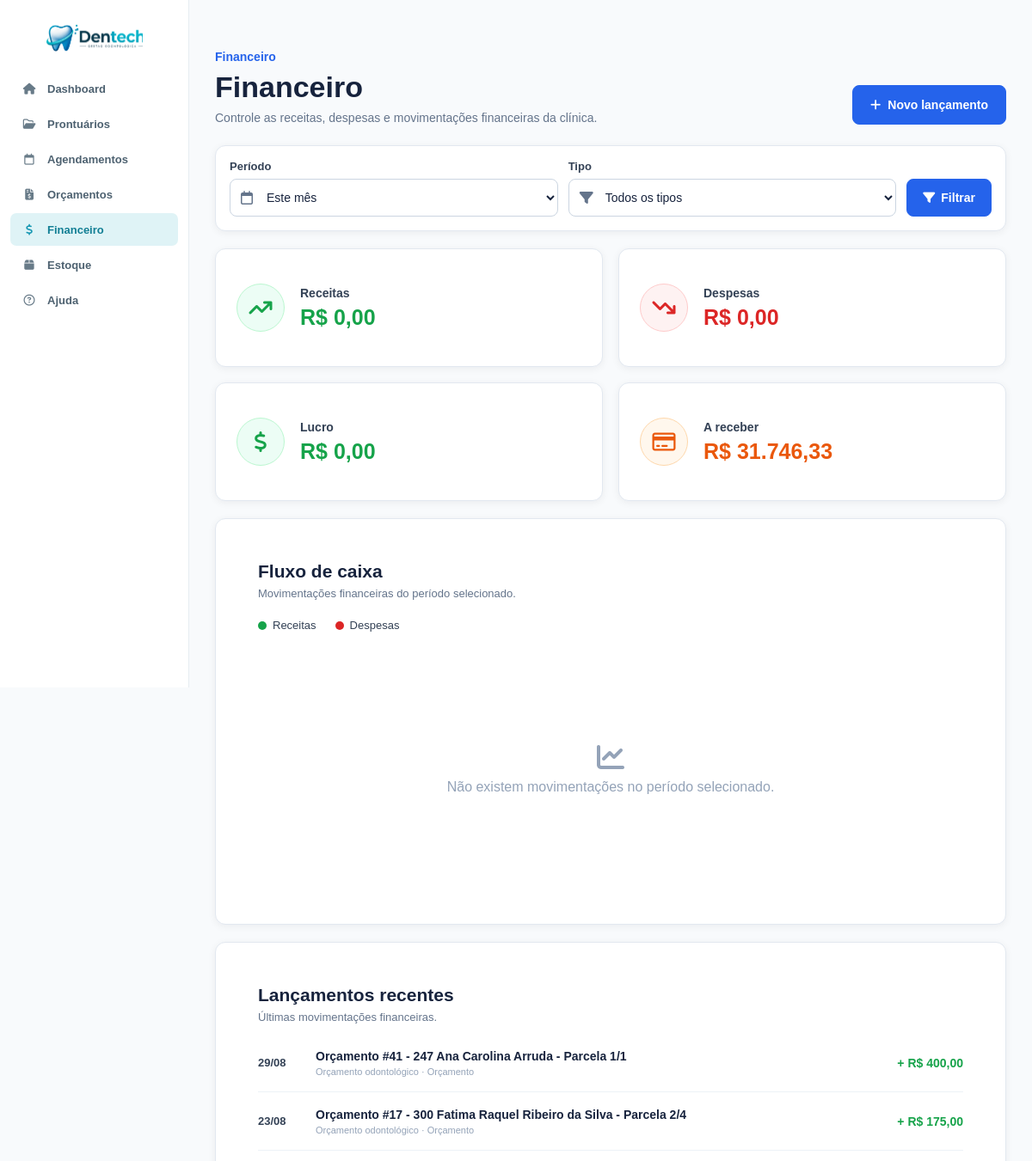
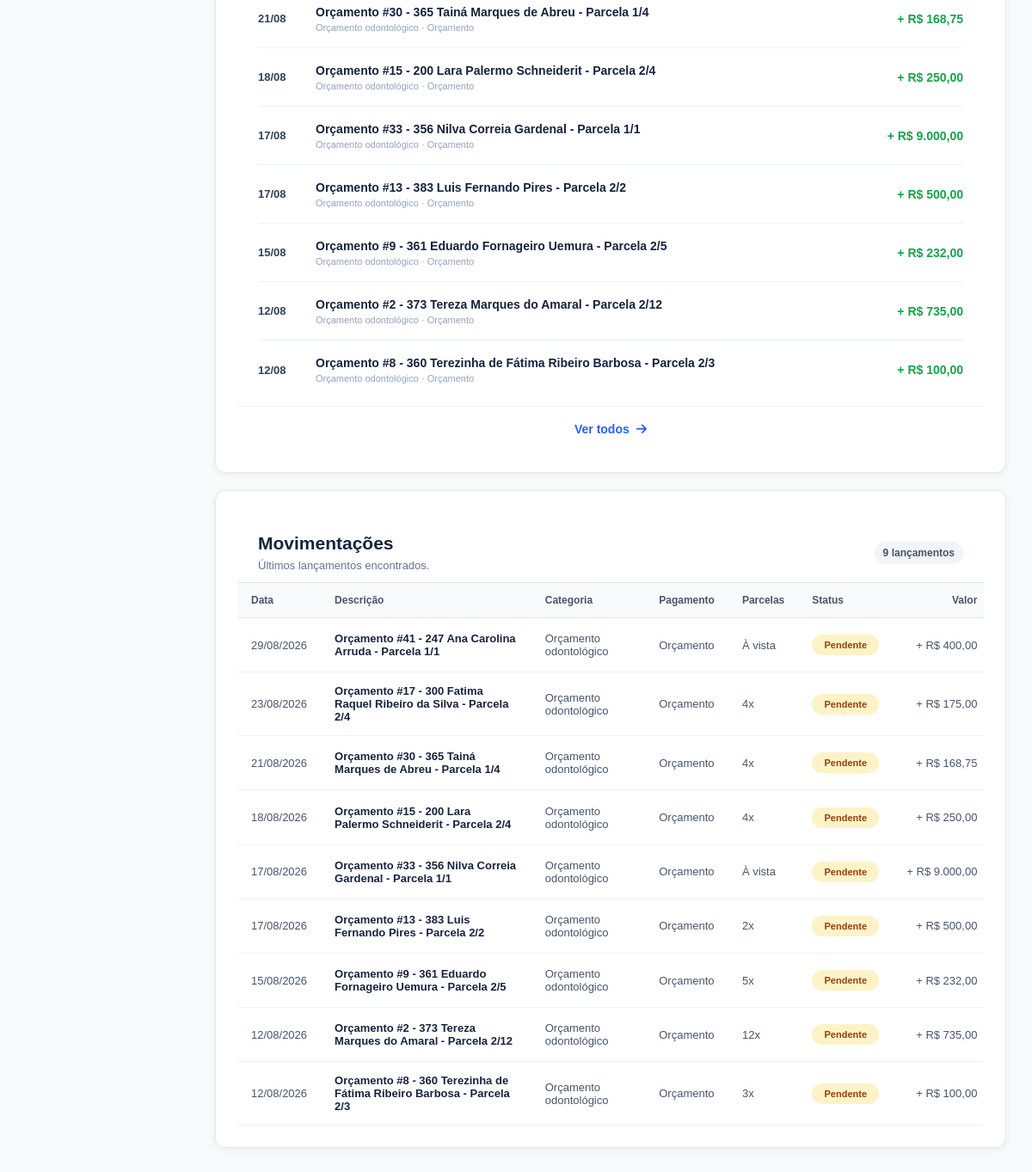
Page /financeiro.php (signed in) on the earlier database version (2 pictures, top to bottom).
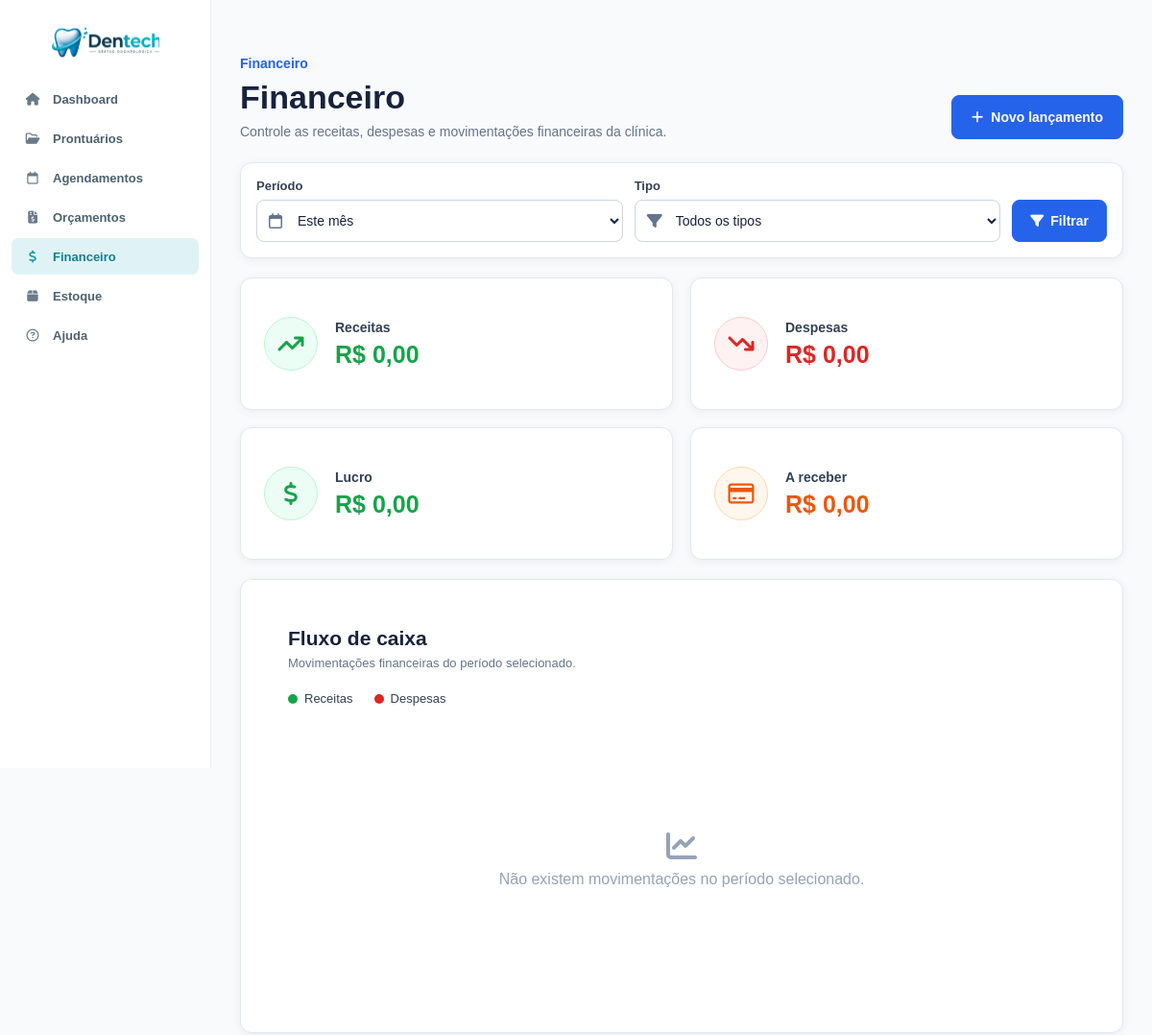
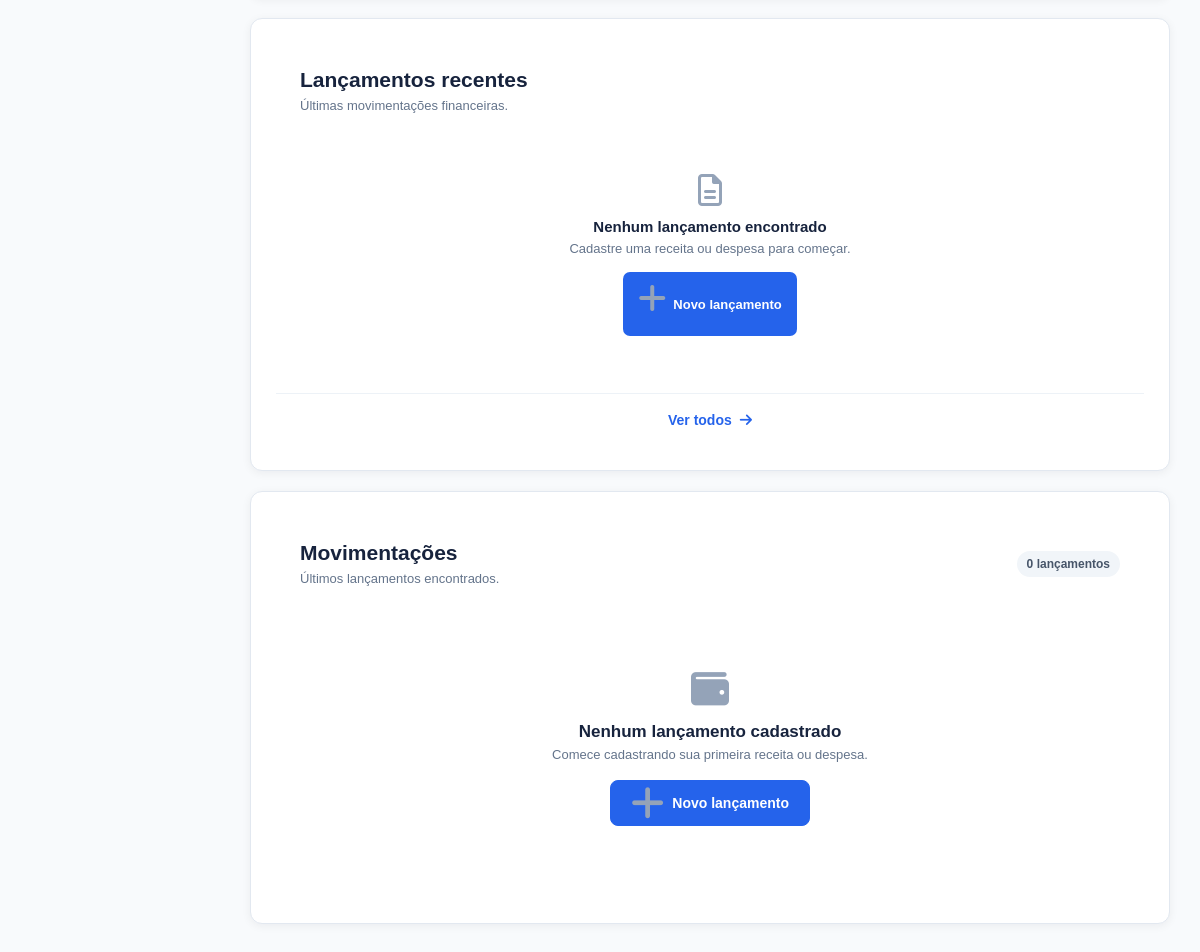
Same page on the later database version (2 pictures, top to bottom).
### tables this page shows
CREATE TABLE `parcelas` (
  `id` int NOT NULL AUTO_INCREMENT,
  `orcamento_id` int NOT NULL,
  `numero_parcela` tinyint NOT NULL,
  `valor` decimal(10,2) NOT NULL,
  `vencimento` date NOT NULL,
  `status` enum('pendente','paga','atrasada') DEFAULT 'pendente',
  `data_pagamento` date DEFAULT NULL,
  PRIMARY KEY (`id`),
  KEY `idx_orcamento` (`orcamento_id`),
  CONSTRAINT `parcelas_ibfk_1` FOREIGN KEY (`orcamento_id`) REFERENCES `orcamentos` (`id`) ON DELETE CASCADE
);

### financeiro.php (the view, shortened to what the changed rows need)
<?php
require_once 'conexao/conexao.php';
$periodo = $_GET['periodo'] ?? 'mes';
$pdo->exec("
    UPDATE parcelas p
    INNER JOIN orcamentos o
        ON o.id = p.orcamento_id
    SET p.status = 'atrasada'
    WHERE LOWER(TRIM(COALESCE(o.status, ''))) IN ('aceito', 'confirmado')
      AND LOWER(TRIM(COALESCE(p.status, ''))) = 'pendente'
      AND p.vencimento < CURDATE()
");
function condicoesPeriodo(string $expressao, string $periodo): array
{
    return match ($periodo) {
        'hoje' => [
            "DATE($expressao) = CURDATE()"
        ],
        '7dias' => [
            "$expressao >= DATE_SUB(CURDATE(), INTERVAL 6 DAY)",
            "$expressao <= CURDATE()"
        ],
        '30dias' => [
            "$expressao >= DATE_SUB(CURDATE(), INTERVAL 29 DAY)",
            "$expressao <= CURDATE()"
        ],
        'todos' => [],
        default => [
            "YEAR($expressao) = YEAR(CURDATE())",
            "MONTH($expressao) = MONTH(CURDATE())"
        ]
    };
}
$data_parcela_sql = "
    CASE
        WHEN LOWER(TRIM(COALESCE(p.status, ''))) IN ('paga', 'pago')
             AND p.data_pagamento IS NOT NULL
        THEN p.data_pagamento
        ELSE p.vencimento
    END
";
$where_manuais = [
    "(lf.orcamento_id IS NULL OR lf.orcamento_id = 0)"
];
$params_manuais = [];
foreach (condicoesPeriodo('lf.data', $periodo) as $condicao) {
    $where_manuais[] = $condicao;
}
$stmt_manuais = $pdo->prepare("
    SELECT
        lf.id,
        LOWER(TRIM(COALESCE(lf.tipo, ''))) AS tipo,
        lf.categoria,
        lf.descricao,
        lf.data,
        lf.forma_pagamento,
        lf.valor,
        lf.parcelas,
        LOWER(TRIM(COALESCE(lf.status, ''))) AS status,
        lf.observacoes,
        lf.orcamento_id,
        lf.parcela_id
    FROM lancamentos_financeiros lf
    WHERE " . implode(' AND ', $where_manuais) . "
    ORDER BY lf.data DESC, lf.id DESC
    LIMIT 100
");
$stmt_manuais->execute($params_manuais);
$lancamentos_manuais = $stmt_manuais->fetchAll(PDO::FETCH_ASSOC);
$where_parcelas = [
    "LOWER(TRIM(COALESCE(o.status, ''))) IN ('aceito', 'confirmado')"
];
$params_parcelas = [];
foreach (condicoesPeriodo($data_parcela_sql, $periodo) as $condicao) {
    $where_parcelas[] = $condicao;
}
$stmt_parcelas = $pdo->prepare("
    SELECT
        p.id AS parcela_id,
        p.orcamento_id,
        p.numero_parcela,
        p.valor,
        p.vencimento,
        LOWER(TRIM(COALESCE(p.status, 'pendente'))) AS status_parcela,
        p.data_pagamento,
        o.id AS numero_orcamento,
        COALESCE(pr.paciente, 'Paciente não encontrado') AS paciente,
        (
            SELECT COUNT(*)
            FROM parcelas px
            WHERE px.orcamento_id = p.orcamento_id
        ) AS total_parcelas
    FROM parcelas p
    INNER JOIN orcamentos o
        ON o.id = p.orcamento_id
    LEFT JOIN prontuarios pr
        ON pr.id = o.paciente_id
    WHERE " . implode(' AND ', $where_parcelas) . "
    ORDER BY $data_parcela_sql DESC, p.id DESC
    LIMIT 100
");
$stmt_parcelas->execute($params_parcelas);
$parcelas_orcamentos = $stmt_parcelas->fetchAll(PDO::FETCH_ASSOC);
$lancamentos_orcamentos = [];
foreach ($parcelas_orcamentos as $parcela) {
    $status_parcela = strtolower(
        trim((string)$parcela['status_parcela'])
    );
    if (in_array($status_parcela, ['paga', 'pago'], true)) {
        $status_financeiro = 'pago';
        $data_movimentacao = $parcela['data_pagamento']
            ?: $parcela['vencimento'];
    } elseif ($status_parcela === 'atrasada') {
        $status_financeiro = 'atrasada';
        $data_movimentacao = $parcela['vencimento'];
    } else {
        $status_financeiro = 'pendente';
        $data_movimentacao = $parcela['vencimento'];
    }
    $numero_parcela = (int)$parcela['numero_parcela'];
    $total_parcelas = max(
        1,
        (int)$parcela['total_parcelas']
    );
    $lancamentos_orcamentos[] = [
        'id' => null,
        'tipo' => 'receita',
        'categoria' => 'Orçamento odontológico',
        'descricao' => sprintf(
            'Orçamento #%d - %s - Parcela %d/%d',
            (int)$parcela['numero_orcamento'],
            $parcela['paciente'],
            $numero_parcela,
            $total_parcelas
        ),
        'data' => $data_movimentacao,
        'forma_pagamento' => 'Orçamento',
        'valor' => (float)$parcela['valor'],
        'parcelas' => $total_parcelas,
        'status' => $status_financeiro,
        'observacoes' => null,
        'orcamento_id' => (int)$parcela['orcamento_id'],
        'parcela_id' => (int)$parcela['parcela_id'],
        'origem' => 'orcamento',
        'numero_orcamento' => (int)$parcela['numero_orcamento'],
        'paciente' => $parcela['paciente']
    ];
}
$lancamentos = array_merge(
    $lancamentos_manuais,
    $lancamentos_orcamentos
);
usort($lancamentos, static function ($a, $b) {
    $dataA = strtotime((string)($a['data'] ?? '')) ?: 0;
    $dataB = strtotime((string)($b['data'] ?? '')) ?: 0;
    if ($dataA === $dataB) {
        return ((int)($b['id'] ?? 0))
            <=> ((int)($a['id'] ?? 0));
    }
    return $dataB <=> $dataA;
});
$lancamentos = array_slice($lancamentos, 0, 20);
$a_receber = 0.0;
$stmt_receber_manuais = $pdo->prepare("
    SELECT COALESCE(SUM(lf.valor), 0)
    FROM lancamentos_financeiros lf
    WHERE (lf.orcamento_id IS NULL OR lf.orcamento_id = 0)
      AND LOWER(TRIM(COALESCE(lf.tipo, ''))) = 'receita'
      AND LOWER(TRIM(COALESCE(lf.status, ''))) IN (
          'pendente',
          'atrasada'
      )
");
$stmt_receber_manuais->execute();
$a_receber += (float)(
    $stmt_receber_manuais->fetchColumn() ?: 0
);
$stmt_receber_parcelas = $pdo->prepare("
    SELECT COALESCE(SUM(p.valor), 0)
    FROM parcelas p
    INNER JOIN orcamentos o
        ON o.id = p.orcamento_id
    WHERE LOWER(TRIM(COALESCE(o.status, ''))) IN (
        'aceito',
        'confirmado'
    )
      AND LOWER(TRIM(COALESCE(p.status, ''))) IN (
          'pendente',
          'atrasada'
      )
");
$stmt_receber_parcelas->execute();
$a_receber += (float)(
    $stmt_receber_parcelas->fetchColumn() ?: 0
);
function moedaBR($valor): string
{
    return 'R$ ' . number_format(
        (float)$valor,
        2,
        ',',
        '.'
    );
}
function dataBR($data): string
{
    $timestamp = strtotime($data);
    return $timestamp
        ? date('d/m/Y', $timestamp)
        : '—';
}
function classeStatus($status): string
{
    return match (strtolower(trim((string)$status))) {
        'pago', 'paga' => 'status-pago',
        'pendente' => 'status-pendente',
        'atrasada' => 'status-outro',
        default => 'status-outro'
    };
}
function textoStatus($status): string
{
    return match (strtolower(trim((string)$status))) {
        'pago', 'paga' => 'Pago',
        'pendente' => 'Pendente',
        'atrasada' => 'Atrasada',
        default => ucfirst((string)$status)
    };
}
?>
<!DOCTYPE html>
<html lang="pt-BR">
<head>
    <link rel="stylesheet" href="https://cdnjs.cloudflare.com/ajax/libs/font-awesome/6.5.2/css/all.min.css">
    <link rel="stylesheet" href="css/global.css">
    <link rel="stylesheet" href="css/variables.css">
    <link rel="stylesheet" href="css/layout.css">
    <link rel="stylesheet" href="css/financeiro.css">
    <link rel="stylesheet" href="css/navbar.css">
</head>
<body>
    <div class="content">
        <main class="container">
            <div class="page-header">
                <div>
                    <h1>Financeiro</h1>
                </div>
            </div>
            <section class="resumo-grid">
                <article class="resumo-card receber">
                    <div>
                        <span class="resumo-label">A receber</span>
                        <strong><?= moedaBR($a_receber) ?></strong>
                    </div>
                </article>
            </section>
            <section class="conteudo-grid">
                <div class="card fluxo-card">
                    <div class="card-header">
                        <div>
                            <h2>Fluxo de caixa</h2>
                        </div>
                    </div>
                </div>
                <div class="card recentes-card">
                    <div class="card-header">
                        <div>
                            <h2>Lançamentos recentes</h2>
                        </div>
                    </div>
                    <?php if (!empty($lancamentos)): ?>
                        <div class="lista-lancamentos">
                            <?php foreach ($lancamentos as $lancamento): ?>
                                <div class="lancamento-item">
                                    <div class="lancamento-data">
                                        <?= date('d/m', strtotime($lancamento['data'])) ?>
                                    </div>
                                    <div class="lancamento-info">
                                        <strong>
                                            <?= htmlspecialchars($lancamento['descricao']) ?>
                                        </strong>
                                        <span>
                                            <?= htmlspecialchars($lancamento['categoria']) ?>
                                            ·
                                            <?= htmlspecialchars($lancamento['forma_pagamento']) ?>
                                        </span>
                                    </div>
                                    <div class="lancamento-valor <?= $lancamento['tipo'] === 'receita' ? 'valor-receita' : 'valor-despesa' ?>">
                                        <?= $lancamento['tipo'] === 'receita' ? '+' : '-' ?>
                                        <?= moedaBR($lancamento['valor']) ?>
                                    </div>
                                </div>
                            <?php endforeach; ?>
                        </div>
                    <?php else: ?>
                        <div class="sem-lancamentos">
                            <i class="fa-regular fa-file-lines"></i>
                            <strong>Nenhum lançamento encontrado</strong>
                            <span>Cadastre uma receita ou despesa para começar.</span>
                            <a href="novo_lancamento.php" class="btn-novo-vazio">
                                <i class="fa-solid fa-plus"></i>
                                Novo lançamento
                            </a>
                        </div>
                    <?php endif; ?>
                </div>
            </section>
            <section class="card tabela-card">
                <div class="card-header tabela-header">
                    <div>
                        <h2>Movimentações</h2>
                        <p>Últimos lançamentos encontrados.</p>
                    </div>
                    <span class="contador">
                        <?= count($lancamentos) ?> lançamento<?= count($lancamentos) === 1 ? '' : 's' ?>
                    </span>
                </div>
                <?php if (!empty($lancamentos)): ?>
                    <div class="tabela-scroll">
                        <table>
                            <thead>
                                <tr>
                                    <th>Data</th>
                                    <th>Descrição</th>
                                    <th>Categoria</th>
                                    <th>Pagamento</th>
                                    <th>Parcelas</th>
                                    <th>Status</th>
                                    <th class="coluna-valor">Valor</th>
                                </tr>
                            </thead>
                            <tbody>
                                <?php foreach ($lancamentos as $lancamento): ?>
                                    <tr>
                                        <td>
                                            <?= dataBR($lancamento['data']) ?>
                                        </td>
                                        <td>
                                            <strong>
                                                <?= htmlspecialchars($lancamento['descricao']) ?>
                                            </strong>
                                        </td>
                                        <td>
                                            <?= htmlspecialchars($lancamento['categoria']) ?>
                                        </td>
                                        <td>
                                            <?= htmlspecialchars($lancamento['forma_pagamento']) ?>
                                        </td>
                                        <td>
                                            <?= (int) $lancamento['parcelas'] === 1
                                                ? 'À vista'
                                                : (int) $lancamento['parcelas'] . 'x' ?>
                                        </td>
                                        <td>
                                            <span class="status-badge <?= classeStatus($lancamento['status']) ?>">
                                                <?= htmlspecialchars(textoStatus($lancamento['status'])) ?>
                                            </span>
                                        </td>
                                        <td class="coluna-valor <?= $lancamento['tipo'] === 'receita' ? 'valor-receita' : 'valor-despesa' ?>">
                                            <?= $lancamento['tipo'] === 'receita' ? '+' : '-' ?>
                                            <?= moedaBR($lancamento['valor']) ?>
                                        </td>
                                    </tr>
                                <?php endforeach; ?>
                            </tbody>
                        </table>
                    </div>
                <?php else: ?>
                    <div class="tabela-vazia">
                        <i class="fa-solid fa-wallet"></i>
                        <h3>Nenhum lançamento cadastrado</h3>
                        <p>Comece cadastrando sua primeira receita ou despesa.</p>
                        <a href="novo_lancamento.php" class="btn-novo">
                            <i class="fa-solid fa-plus"></i>
                            Novo lançamento
                        </a>
                    </div>
                <?php endif; ?>
            </section>
        </main>
    </div>
</body>
</html>

Differences in the rows shown:
removed parcelas: vencimento "29/08", descricao "Orçamento #41 - 247 Ana Carolina Arruda - Parcela 1/1", categoria "Orçamento odontológico", forma_pagamento "Orçamento", valor "R$ 400,00", vencimento "29/08/2026", shows "À vista", status "Pendente"
removed parcelas: vencimento "23/08", descricao "Orçamento #17 - 300 Fatima Raquel Ribeiro da Silva - Parcela 2/4", categoria "Orçamento odontológico", forma_pagamento "Orçamento", valor "R$ 175,00", vencimento "23/08/2026", parcelas "4", status "Pendente"
removed parcelas: vencimento "21/08", descricao "Orçamento #30 - 365 Tainá Marques de Abreu - Parcela 1/4", categoria "Orçamento odontológico", forma_pagamento "Orçamento", valor "R$ 168,75", vencimento "21/08/2026", parcelas "4", status "Pendente"
removed parcelas: vencimento "18/08", descricao "Orçamento #15 - 200 Lara Palermo Schneiderit - Parcela 2/4", categoria "Orçamento odontológico", forma_pagamento "Orçamento", valor "R$ 250,00", vencimento "18/08/2026", parcelas "4", status "Pendente"
removed parcelas: vencimento "17/08", descricao "Orçamento #33 - 356 Nilva Correia Gardenal - Parcela 1/1", categoria "Orçamento odontológico", forma_pagamento "Orçamento", valor "R$ 9.000,00", vencimento "17/08/2026", shows "À vista", status "Pendente"
removed parcelas: vencimento "17/08", descricao "Orçamento #13 - 383 Luis Fernando Pires - Parcela 2/2", categoria "Orçamento odontológico", forma_pagamento "Orçamento", valor "R$ 500,00", vencimento "17/08/2026", parcelas "2", status "Pendente"
removed parcelas: vencimento "15/08", descricao "Orçamento #9 - 361 Eduardo Fornageiro Uemura - Parcela 2/5", categoria "Orçamento odontológico", forma_pagamento "Orçamento", valor "R$ 232,00", vencimento "15/08/2026", parcelas "5", status "Pendente"
removed parcelas: vencimento "12/08", descricao "Orçamento #2 - 373 Tereza Marques do Amaral - Parcela 2/12", categoria "Orçamento odontológico", forma_pagamento "Orçamento", valor "R$ 735,00", vencimento "12/08/2026", parcelas "12", status "Pendente"
removed parcelas: vencimento "12/08", descricao "Orçamento #8 - 360 Terezinha de Fátima Ribeiro Barbosa - Parcela 2/3", categoria "Orçamento odontológico", forma_pagamento "Orçamento", valor "R$ 100,00", vencimento "12/08/2026", parcelas "3", status "Pendente"
Other differences:
moedaBR($a_receber): "R$ 31.746,33" → "R$ 0,00"
count($lancamentos): "9" → "0"
text no longer shown: "Data Descrição Categoria Pagamento Parcelas Status Valor"
text now shown: "Nenhum lançamento encontrado Cadastre uma receita ou despesa para começar. Novo lançamento Nenhum lançamento cadastrado Comece cadastrando sua primeira receita ou despesa. Novo lançamento"
